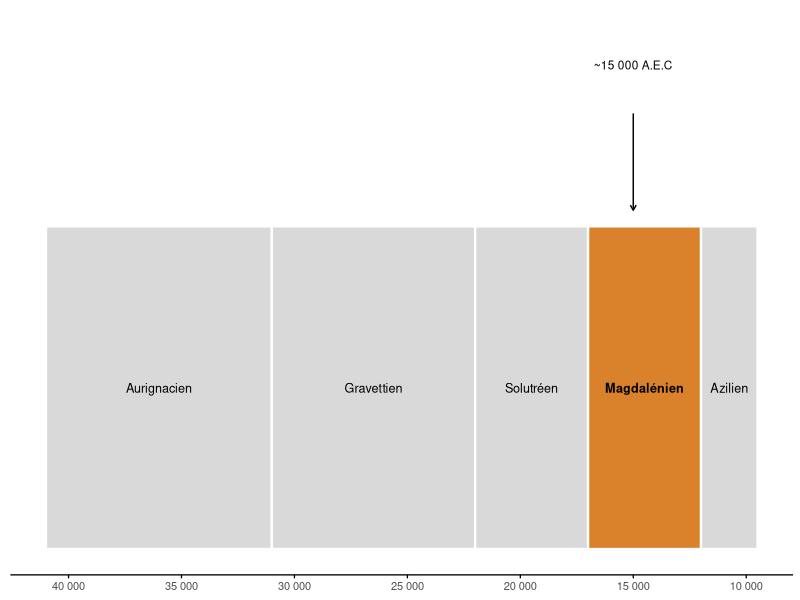
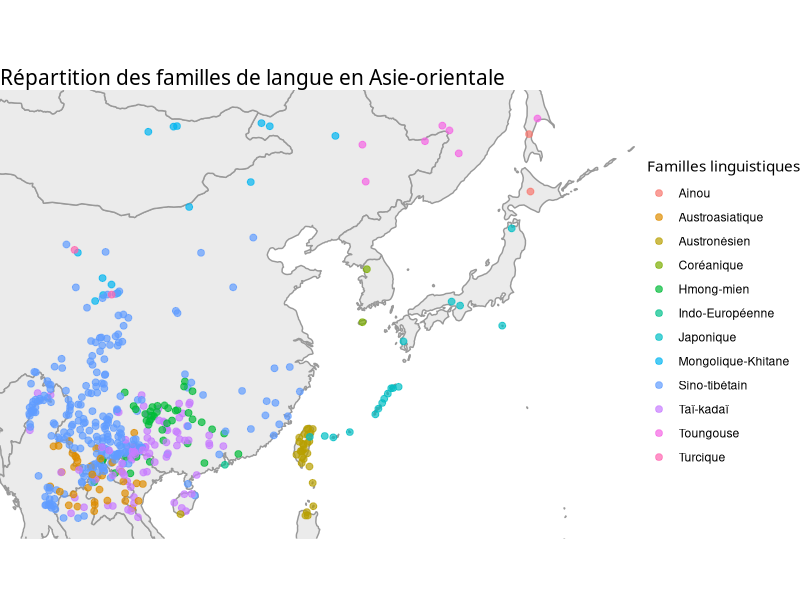

Write the R code that produced these figures, in order.
## ---- chunk 1
#| label: fig-frise-magdalenien
#| fig-cap: "Le Magdalénien dans la séquence du Paléolithique supérieur (dates approximatives, années A.E.C)."
#| fig-width: 8
#| fig-height: 2.2
#| echo: false
#| warning: false
#| message: false

library(ggplot2)

cultures <- data.frame(
  nom   = c("Aurignacien", "Gravettien", "Solutréen", "Magdalénien", "Azilien"),
  debut = c(-41000, -31000, -22000, -17000, -12000),
  fin   = c(-31000, -22000, -17000, -12000,  -9500)
)
cultures$focus <- cultures$nom == "Magdalénien"

etiquette_annees <- function(x) format(abs(x), big.mark = " ", scientific = FALSE, trim = TRUE)

ggplot(cultures) +
  geom_rect(aes(xmin = debut, xmax = fin, ymin = 0, ymax = 1, fill = focus),
            colour = "white", linewidth = 0.8) +
  geom_text(aes(x = (debut + fin) / 2, y = 0.5, label = nom,
                fontface = ifelse(focus, "bold", "plain")),
            size = 3.2) +
  # repère ~15 000 BCE
  annotate("segment", x = -15000, xend = -15000, y = 1.05, yend = 1.35,
           arrow = arrow(length = unit(1.5, "mm"), ends = "first")) +
  annotate("text", x = -15000, y = 1.5, label = "~15 000 A.E.C", size = 3) +
  scale_fill_manual(values = c(`TRUE` = "#d9822b", `FALSE` = "grey85"), guide = "none") +
  scale_x_continuous(labels = etiquette_annees,
                     breaks = seq(-40000, -10000, by = 5000)) +
  coord_cartesian(ylim = c(0, 1.6)) +
  labs(x = NULL, y = NULL) +
  theme_minimal(base_size = 10) +
  theme(axis.text.y = element_blank(),
        panel.grid = element_blank(),
        axis.line.x = element_line(),
        axis.ticks.x = element_line())
## ---- chunk 2
#| echo: false
#| fig-cap: "Carte de la répartition des familles de langue en Asie-orientale. Données : @hammarstromGlottologCustomDownloads2026"

library(ggplot2)

f <- read.csv("data/languoid.csv")
d <- read.csv("data/languages_and_dialects_geo.csv")
d <- merge(d, f[, c("id", "family_id")], by.x = "glottocode", by.y = "id")
d <- subset(d, level == "language")
d <- subset(d, level == "language" &
              longitude > 95 & longitude < 150 &
              latitude > 18 & latitude < 50)

fam <- setNames(f$name, f$id)
d$famille <- fam[d$family_id]
d$famille[is.na(d$famille)] <- "Isolat"
d <- subset(d, !famille %in% c("Bookkeeping", "Unclassifiable", "Artificial Language", "Sign Language", "Pidgin"))

fr <- c("Sino-Tibetan" = "Sino-tibétain", "Japonic" = "Japonique",
        "Koreanic" = "Coréanique", "Austroasiatic" = "Austroasiatique",
        "Tai-Kadai" = "Taï-kadaï", "Hmong-Mien" = "Hmong-mien",
        "Austronesian" = "Austronésien", "Ainu" = "Ainou", "Indo-European" = "Indo-Européenne", "Mongolic-Khitan" = "Mongolique-Khitane", "Tungusic" = "Toungouse", "Turkic" = "Turcique")
d$famille <- ifelse(d$famille %in% names(fr), fr[d$famille], d$famille)

ggplot(d, aes(longitude, latitude, colour = famille)) +
  borders("world", fill = "grey92", colour = "grey60") +
  geom_point(size = 2, alpha = 0.7) +
  # geom_text(aes(label = name), size = 3, vjust = -0.8) +
  coord_quickmap(xlim = c(95, 150), ylim = c(18, 50)) +
  labs(
    title = "Répartition des familles de langue en Asie-orientale",
    colour = "Familles linguistiques"
  ) +
  theme_void()+
  theme(
   title = element_text(family = "futura"),
   plot.title = element_text(size = 15)
  )
